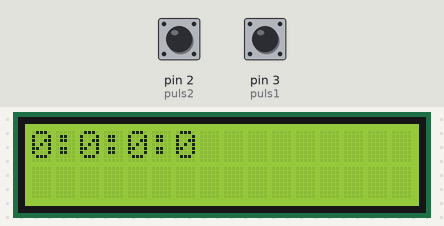
Bench run of a sketch on a simulated Arduino Uno, built with avr-gcc and run on an emulated ATmega328P. Shown: 16×2 character LCD. The test bench sets the inputs (shaded band); at power-on: pin 3 (puls1) LOW, pin 2 (puls2) LOW. What the sketch prints to the serial monitor is not drawn.

Above: at 1.2 s.
1.3 s: pin 3 (puls1) pulled HIGH for 0.15 s
At 1.65 s:
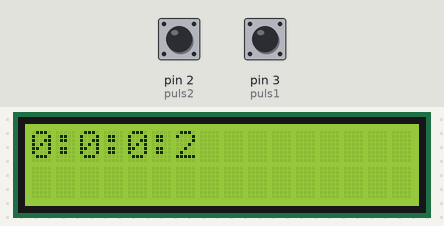
3.0 s: pin 2 (puls2) pulled HIGH for 0.15 s
At 4.3 s:
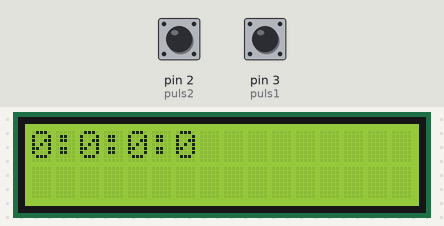
4.6 s: pin 3 (puls1) pulled HIGH for 0.15 s
At 4.85 s:
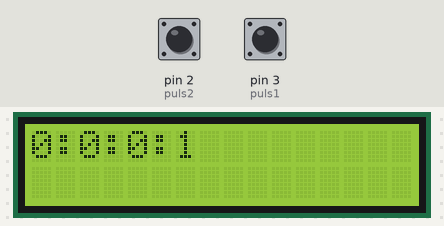

The sketch:

TP1.ino
```cpp
#include <LiquidCrystal_I2C.h>
#include <LCD.h>
LiquidCrystal_I2C lcd (0x27, 2, 1, 0, 4, 5, 6, 7);
 int segundo = 0;
 int decima=0;
 int minuto=0;
 int hora=0;
 int puls1=3;
 int puls2=2;
int estado=0;

void setup() {
  lcd.setBacklightPin(3,POSITIVE);  // puerto P3 de PCF8574 como positivo
    lcd.setBacklight(HIGH);   // habilita iluminacion posterior de LCD
    lcd.begin(16, 2);     // 16 columnas por 2 lineas para LCD 1602A
    lcd.clear();
  pinMode(puls1, INPUT);
  pinMode(puls2, INPUT);
Serial.begin(9600);
}

void loop() {
  if (digitalRead(puls1) == HIGH){
      estado++;
        Serial.println("funciona1");
      delay(100);
  }
  if (digitalRead(puls2) == HIGH){
    decima=0;
    minuto=0;
    hora=0;
    segundo=0;
    estado=0;
    Serial.println("funciona2");
    delay(100);
  }
  if (estado==1){
  decima++;
  if(decima==10){
   segundo++;
  decima=0;
}
  if(segundo==60){
   minuto++;
  segundo=0;
 }
  if(minuto==60){
   hora++;
  minuto=0;
 }
  delay(95);
  }
 lcd.setCursor(0,0);
lcd.print(hora);
lcd.print(":");
lcd.print(minuto);
lcd.print(":");
lcd.print(segundo);
lcd.print(":");
lcd.println(decima);
//Serial.println(estado);

}
```

Measured:
- after the input at 1.3 s, the display: first changes after 0.21 s (image 1 shows a later state)
- after the input at 4.6 s, the display: changes after 0.21 s (image 3)
